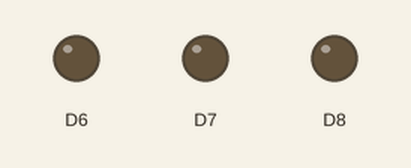
Recording of a sketch running on a simulated ESP8266 (NodeMCU). On the bench: output pins drawn as LEDs (lit = HIGH).

Above: at 0.1 s.
At 5.1 s:
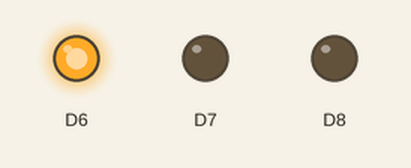
Timing chart, 0 to 6.6 s (numbered marks = the images above):
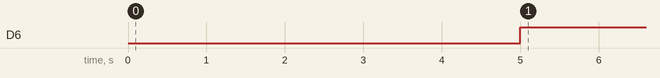

Measured:
- by itself, D6: LOW → HIGH at 5.0 s

The sketch:

RGBLED.ino
```cpp
void setup() {
  // put your setup code here, to run once:
  pinMode(D6,OUTPUT);
  pinMode(D7,OUTPUT);
  pinMode(D8,OUTPUT);

  analogWrite(D6,0);
  analogWrite(D7,0);
  analogWrite(D8,0);
}

void loop() {
  // put your main code here, to run repeatedly:
  delay(5000);
  analogWrite(D6,1024); //blue
 // analogWrite(D7,1024); //green
 // analogWrite(D8,1024); //red

 // delay(3000);
 // analogWrite(D6,255);


}
```
